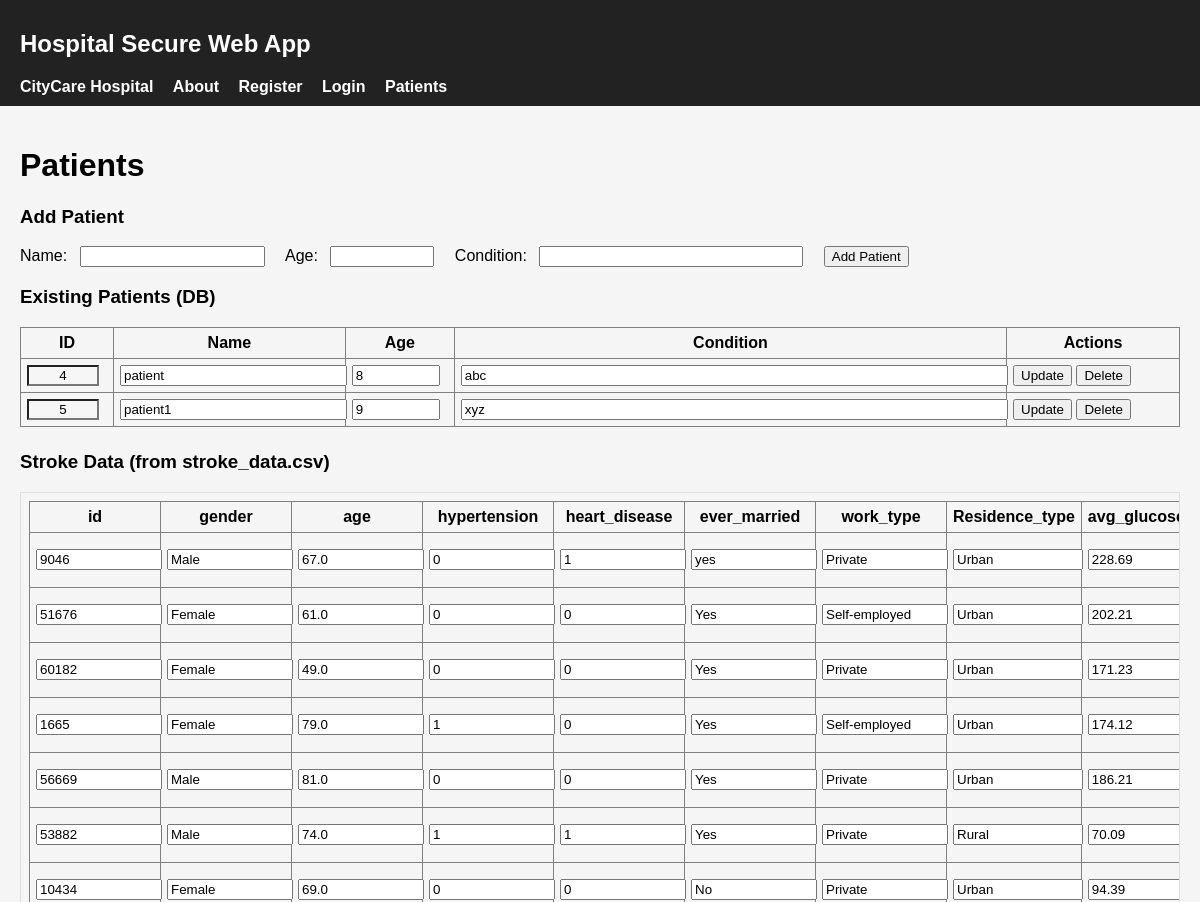
Page /patients (signed in, upper part) on the earlier database version.
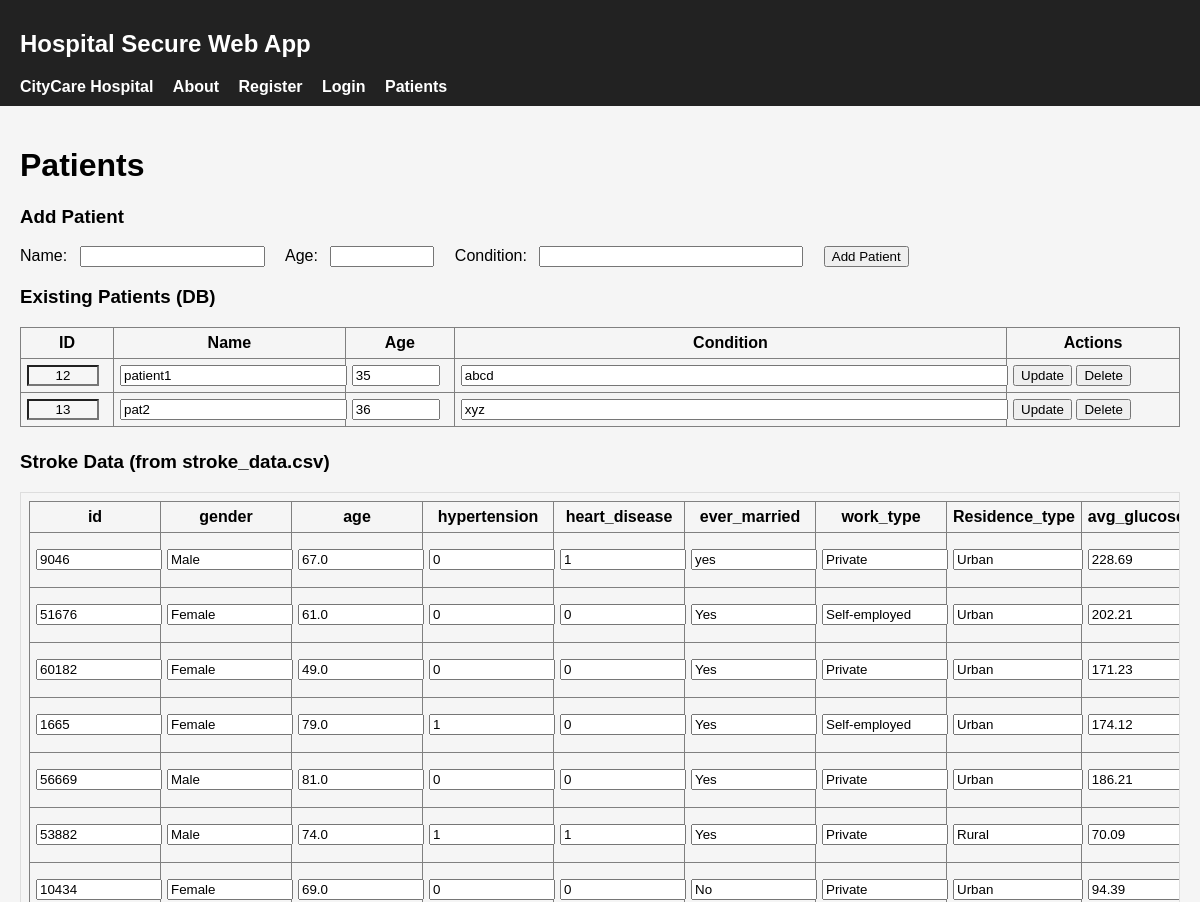
Same page on the later database version.
### tables this page shows
CREATE TABLE patients (
                id INTEGER PRIMARY KEY AUTOINCREMENT,
                name TEXT NOT NULL,
                age INTEGER NOT NULL,
                condition TEXT NOT NULL
            );

### app.py (the view, shortened to what this page needs)
@app.route("/patients", methods=["GET", "POST"])
@login_required(role="doctor") # only doctor can access patients page
def patients():
    message = ""
    with sqlite3.connect(DB_NAME) as conn:
        cur = conn.cursor()
        cur.execute("SELECT id, name, age, condition FROM patients ORDER BY id ASC")
        patients_list = cur.fetchall()
    page = int(request.args.get("page", 1))
    if page < 1:
        page = 1
    csv_rows = []
    total_rows = 0
    try:
        df = pd.read_csv(DATA_CSV).fillna("")
        total_rows = len(df)
        df = df.reset_index(drop=False).rename(columns={"index": "_idx"})
        wanted = [
            "id",
            "gender",
            "age",
            "hypertension",
            "heart_disease",
            "ever_married",
            "work_type",
            "Residence_type",
            "avg_glucose_level",
            "bmi",
            "smoking_status",
            "stroke",
        ]
        cols = ["_idx"] + [c for c in wanted if c in df.columns]
        start = (page - 1) * PAGE_SIZE
        end = start + PAGE_SIZE
        page_df = df.loc[start : end - 1, cols]
        csv_rows = page_df.to_dict(orient="records")
    except Exception as e:
        app.logger.exception("Failed to load CSV")
        message = f"Could not load dataset: {e}"
    total_pages = max(1, ceil(total_rows / PAGE_SIZE))
    return render_template(
        "patients.html",
        message=message,
        patients=patients_list,
        csv_rows=csv_rows,
        page=page,
        total_pages=total_pages,
        total_rows=total_rows,
        page_size=PAGE_SIZE,
    )

### app.py (called while the page is built)
@app.context_processor
def inject_globals():
    return {"HOSPITAL_NAME": app.config.get("HOSPITAL_NAME", "Hospital")}

def login_required(role=None):
    def wrapper(fn):
        @wraps(fn)
        def decorated(*args, **kwargs):
            if not session.get("username"):
                flash("You must be logged in to access that page.", "error")
                return redirect(url_for("login"))
            if role and session.get("role") != role:
                flash("Access denied: you do not have permission for that page.", "error")
                return redirect(url_for("login"))
            return fn(*args, **kwargs)
        return decorated
    return wrapper

### templates/patients.html (shortened to what this page needs)
{% extends "base.html" %}
{% block content %}
<h1>Patients</h1>
<h3>Add Patient</h3>
<form method="post" action="{{ url_for('patients') }}" style="margin-bottom:1rem;">
  <label style="margin-right:.5rem;">Name:</label>
  <input name="name" required>
  <label style="margin:0 .5rem 0 1rem;">Age:</label>
  <input name="age" required style="width:6rem;">
  <label style="margin:0 .5rem 0 1rem;">Condition:</label>
  <input name="condition" required style="width:16rem;">
  <button type="submit" style="margin-left:1rem;">Add Patient</button>
</form>
<h3>Existing Patients (DB)</h3>
<table border="1" cellpadding="6" cellspacing="0" style="border-collapse:collapse; width:100%; margin-bottom:1.5rem;">
  <thead>
    <tr>
      <th style="width:5rem;">ID</th>
      <th style="width:20%;">Name</th>
      <th style="width:6rem;">Age</th>
      <th>Condition</th>
      <th style="width:10rem;">Actions</th>
    </tr>
  </thead>
  <tbody>
    {% if patients and patients|length > 0 %}
      {% for p in patients %}
        <tr>
          <form method="post" action="{{ url_for('update_patient') }}">
            <td>
              <input name="id" value="{{ p[0] }}" readonly style="width:4rem; text-align:center; background:#f6f6f6;">
            </td>
            <td><input name="name" value="{{ p[1] }}" required style="width:100%;"></td>
            <td><input name="age" value="{{ p[2] }}" required style="width:5rem;"></td>
            <td><input name="condition" value="{{ p[3] }}" required style="width:100%;"></td>
            <td>
              <button type="submit">Update</button>
          </form>
              <form method="post" action="{{ url_for('delete_patient') }}" style="display:inline;">
                <button type="submit" onclick="return confirm('Delete patient ID {{ p[0] }}?');">Delete</button>
              </form>
        </tr>
      {% endfor %}
    {% else %}
      <tr><td colspan="5" style="text-align:center; color:#666;">No patients found.</td></tr>
    {% endif %}
  </tbody>
</table>
<h3>Stroke Data (from stroke_data.csv)</h3>
{% set cols = ['id','gender','age','hypertension','heart_disease','ever_married','work_type','Residence_type','avg_glucose_level','bmi','smoking_status','stroke'] %}
{% if csv_rows and csv_rows|length > 0 %}
  <div style="max-width:100%; overflow:auto; border:1px solid #ddd; padding:.5rem;">
    <table border="1" cellpadding="6" cellspacing="0" style="border-collapse:collapse; width:100%;">
      <thead>
        <tr>
          {% for c in cols %}
            {% if c in csv_rows[0] %}
              <th>{{ c }}</th>
            {% endif %}
          {% endfor %}
        </tr>
      </thead>
      <tbody>
        {% for row in csv_rows %}
          <tr>
            <form method="post" action="{{ url_for('update_stroke_row') }}">
              {% for c in cols %}
                {% if c in row %}
                  <td>
                    <input name="{{ c }}" value="{{ row[c] }}" style="min-width:110px; width:100%;">
                  </td>
                {% endif %}
              {% endfor %}
            </form>
          </tr>
        {% endfor %}
      </tbody>
    </table>
  </div>
{% else %}
  <p style="color:#666;">No CSV rows found or CSV couldn’t be loaded.</p>
{% endif %}
{% endblock %}

### templates/base.html (shortened to what this page needs)
<!doctype html>
<html lang="en">
<head>
</head>
<body>
    <header>
        <h2>Hospital Secure Web App</h2>
        <nav>
    <a class="brand" href="{{ url_for('home') }}">{{ HOSPITAL_NAME }}</a>
    <a href="{{ url_for('about') }}">About</a>
    <a href="{{ url_for('register') }}">Register</a>
    <a href="{{ url_for('login') }}">Login</a>
    <a href="{{ url_for('patients') }}">Patients</a>
</nav>
    </header>
    <div class="container">
        {% block content %}{% endblock %}
    </div>
</body>
</html>

### templates/base.html (style rules this page uses)
body { font-family: Arial, sans-serif; margin: 0; padding: 0; background: #f5f5f5; }
header { background: #222; color: #fff; padding: 10px 20px; }
nav a { color: #fff; margin-right: 15px; text-decoration: none; font-weight: bold; }
.container { padding: 20px; }

Differences in the rows shown:
removed patients: id "4", name "patient", age "8", condition "abc"
removed patients: id "5", name "patient1", age "9", condition "xyz"
added patients: id "12", name "patient1", age "35", condition "abcd"
added patients: id "13", name "pat2", age "36", condition "xyz"
